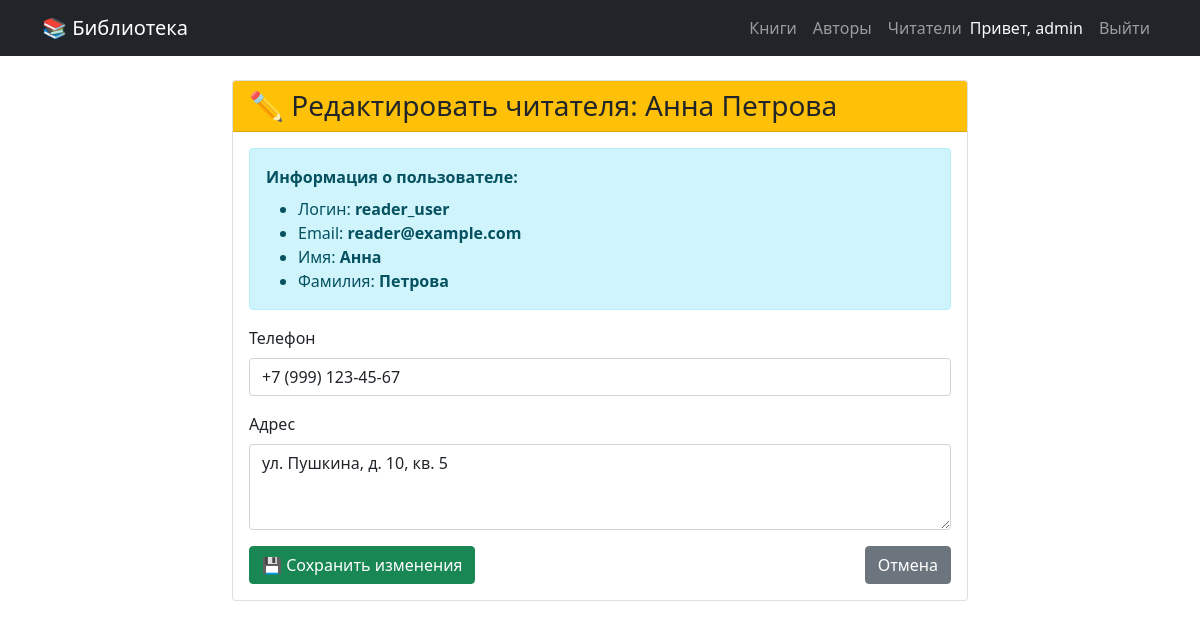
/readers/1/edit/ (signed in), run on the app's committed database.
### library/models.py (models this page shows, shortened)
class Reader(models.Model):
    user = models.OneToOneField(User, on_delete=models.CASCADE, verbose_name='Пользователь')
    phone = models.CharField('Телефон', max_length=20)
    address = models.CharField('Адрес', max_length=200)
    date_joined = models.DateTimeField('Дата регистрации', auto_now_add=True)
    class Meta:
        verbose_name = 'Читатель'
        verbose_name_plural = 'Читатели'

### library/views.py (the view)
# urls.py: path('readers/<int:pk>/edit/', views.reader_edit_view, name='reader_edit'),
@login_required
@user_passes_test(is_admin)
def reader_edit_view(request, pk):
    reader = get_object_or_404(Reader, pk=pk)
    if request.method == 'POST':
        form = ReaderForm(request.POST, instance=reader)
        if form.is_valid():
            form.save()
            messages.success(request, 'Информация о читателе успешно обновлена!')
            return redirect('library:reader_detail', pk=reader.pk)
    else:
        form = ReaderForm(instance=reader)
    return render(request, 'library/reader_form.html', {
        'form': form,
        'title': f'Редактировать читателя: {reader.user.get_full_name() or reader.user.username}',
        'reader': reader
    })

### library/forms.py
class ReaderForm(forms.ModelForm):
    class Meta:
        model = Reader
        fields = ['phone', 'address']
        widgets = {
            'phone': forms.TextInput(attrs={'class': 'form-control', 'placeholder': '+7 (XXX) XXX-XX-XX'}),
            'address': forms.Textarea(attrs={'rows': 3, 'class': 'form-control'}),
        }

### library/views.py (called while the page is built)
def is_admin(user):
    return user.is_authenticated and (user.is_superuser or user.groups.filter(name='Администратор').exists())

### library/templates/library/reader_form.html (shortened to what this page needs)
{% extends 'library/base.html' %}
{% block content %}
<div class="row justify-content-center">
    <div class="col-md-8">
        <div class="card">
            <div class="card-header bg-warning">
                <h3 class="mb-0">✏️ {{ title }}</h3>
            </div>
            <div class="card-body">
                <form method="post">
                    <div class="alert alert-info">
                        <strong>Информация о пользователе:</strong>
                        <ul class="mb-0 mt-2">
                            <li>Логин: <strong>{{ reader.user.username }}</strong></li>
                            <li>Email: <strong>{{ reader.user.email }}</strong></li>
                            <li>Имя: <strong>{{ reader.user.first_name|default:"-" }}</strong></li>
                            <li>Фамилия: <strong>{{ reader.user.last_name|default:"-" }}</strong></li>
                        </ul>
                    </div>
                    <div class="mb-3">
                        <label for="{{ form.phone.id_for_label }}" class="form-label">Телефон</label>
                        {{ form.phone }}
                    </div>
                    <div class="mb-3">
                        <label for="{{ form.address.id_for_label }}" class="form-label">Адрес</label>
                        {{ form.address }}
                    </div>
                    <div class="d-flex justify-content-between">
                        <button type="submit" class="btn btn-success">💾 Сохранить изменения</button>
                        <a href="{% url 'library:reader_detail' reader.id %}" class="btn btn-secondary">Отмена</a>
                    </div>
                </form>
            </div>
        </div>
    </div>
</div>
{% endblock %}

### library/templates/library/base.html (shortened to what this page needs)
<!DOCTYPE html>
<html lang="ru">
<head>
    <link href="https://cdn.jsdelivr.net/npm/bootstrap@5.1.3/dist/css/bootstrap.min.css" rel="stylesheet">
</head>
<body>
    <nav class="navbar navbar-expand-lg navbar-dark bg-dark">
        <div class="container">
            <a class="navbar-brand" href="{% url 'library:home' %}">📚 Библиотека</a>
            <div class="navbar-nav ms-auto">
                <a class="nav-link" href="{% url 'library:book_list' %}">Книги</a>
                <a class="nav-link" href="{% url 'library:author_list' %}">Авторы</a>
                <a class="nav-link" href="{% url 'library:reader_list' %}">Читатели</a>
                {% if user.is_authenticated %}
                    <span class="navbar-text text-light me-2">Привет, {{ user.username }}</span>
                    <a class="nav-link" href="{% url 'library:logout' %}">Выйти</a>
                {% else %}
                    <a class="nav-link" href="{% url 'library:login' %}">Войти</a>
                    <a class="nav-link" href="{% url 'library:register' %}">Регистрация</a>
                {% endif %}
            </div>
        </div>
    </nav>
    <div class="container mt-4">
        {% block content %}
        {% endblock %}
    </div>
</body>
</html>

### data on the page
Reader: user.username "reader_user", user.email "reader@example.com", user.first_name "Анна", user.last_name "Петрова", phone "+7 (999) 123-45-67", address "ул. Пушкина, д. 10, кв. 5"

### other printed values
{{ user.username }} "admin"
{{ title }} "Редактировать читателя: Анна Петрова"
